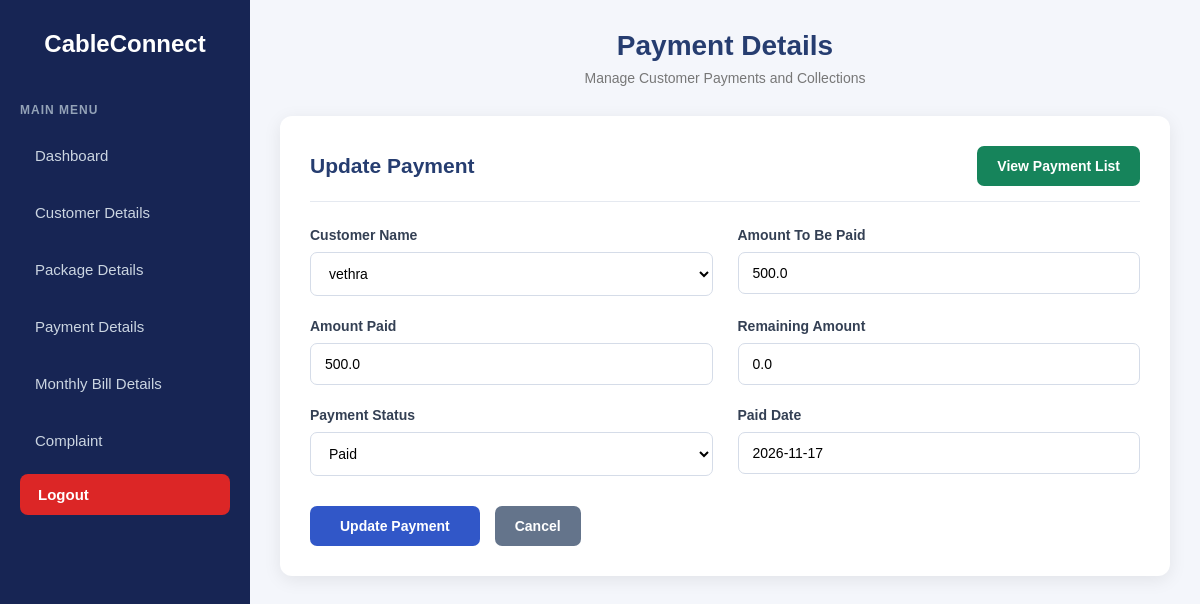
The page /paymentedit/8/ on the database its author committed.
### cash/models.py (models this page shows, shortened)
class Payment(models.Model):
    payment_choices = [
        ('Paid', 'Paid'),
        ('Pending', 'Pending'),
        ('Partial', 'Partial'),
    ]
    customer = models.ForeignKey(
        Customer,
        on_delete=models.CASCADE,
        related_name='payments'
    )
    amount_to_be_paid = models.FloatField()
    amount_paid = models.FloatField(default=0)
    remaining_amount = models.FloatField(default=0)
    payment_status = models.CharField(
        max_length=20,
        choices=payment_choices,
        default='Pending'
    )
    paid_date = models.DateField(
        null=True,
        blank=True
    )

### cash/views.py (the view)
# urls.py: path('paymentedit/<int:payment_id>/', payment_edit, name='payment-edit'),
def payment_edit(request, payment_id):
    payment = get_object_or_404(Payment, id=payment_id)
    form = paymentForm(instance=payment)
    if request.method == "POST":
        form = paymentForm(request.POST, instance=payment)
        if form.is_valid():
            form.save()
            return redirect('payments_display')
    return render(request, "payment_edit.html", {
        "form": form,
        "payment": payment
    })

### cash/forms.py
class paymentForm(ModelForm):
    class Meta:
        model = Payment
        fields = "__all__"

### cash/models.py (called while the page is built)
    def __str__(self):
        return self.customer_name

### cash/templates/payment_edit.html (shortened to what this page needs)
{% load static %}
<!DOCTYPE html>
<html lang="en">
<head>
    <link rel="stylesheet" href="{% static 'sidebar.css' %}?v=1">
    <link rel="stylesheet" href="{% static 'payment.css' %}?v=9">
</head>
<body>
    {% include 'sidebar.html' %}
    <div class="page-content">
        <div class="page-header">
            <h1>Payment Details</h1>
            <p>Manage Customer Payments and Collections</p>
        </div>
        <div class="form-container">
            <div class="form-heading">
                <h2>Update Payment</h2>
                <a href="{% url 'payments_display' %}" class="view-btn">
                    View Payment List
                </a>
            </div>
            <form method="POST">
                <div class="form-grid">
                    <div class="form-group">
                        <label>Customer Name</label>
                        {{ form.customer }}
                    </div>
                    <div class="form-group">
                        <label>Amount To Be Paid</label>
                        {{ form.amount_to_be_paid }}
                    </div>
                    <div class="form-group">
                        <label>Amount Paid</label>
                        {{ form.amount_paid }}
                    </div>
                    <div class="form-group">
                        <label>Remaining Amount</label>
                        {{ form.remaining_amount }}
                    </div>
                    <div class="form-group">
                        <label>Payment Status</label>
                        {{ form.payment_status }}
                    </div>
                    <div class="form-group">
                        <label>Paid Date</label>
                        {{ form.paid_date }}
                    </div>
                </div>
                <div class="button-group">
                    <button type="submit">
                        Update Payment
                    </button>
                    <a href="{% url 'payments_display' %}" class="cancel-btn">
                        Cancel
                    </a>
                </div>
            </form>
        </div>
    </div>
</body>
</html>

### cash/static/sidebar.css (style rules this page uses)
* { box-sizing: border-box; }
.page-content { margin-left: 250px; padding: 30px; min-height: 100vh; }

### cash/static/payment.css (style rules this page uses)
* { margin: 0; padding: 0; box-sizing: border-box; }
body { font-family: Arial, sans-serif; background: #f4f6fb; }
.page-content { margin-left: 250px; width: calc(100% - 250px); min-height: 100vh; padding: 30px; background: #f4f6fb; }
.page-header { text-align: center; margin-bottom: 30px; }
.page-header h1 { color: #263d70; font-size: 28px; margin-bottom: 8px; }
.page-header p { color: #777; font-size: 14px; }
.form-container { width: 100%; background: white; padding: 30px; border-radius: 12px; box-shadow: 0 4px 18px rgba(0,0,0,0.08); }
.form-heading { display: flex; justify-content: space-between; align-items: center; margin-bottom: 25px; padding-bottom: 15px; border-bottom: 1px solid #e5e9f0; }
.form-heading h2, .table-container h2 { color: #263d70; font-size: 21px; }
.form-grid { display: grid; grid-template-columns: repeat(2, minmax(0, 1fr)); gap: 22px 25px; }
.form-group { display: flex; flex-direction: column; }
.form-group label { font-size: 14px; font-weight: 600; color: #344054; margin-bottom: 9px; }
.form-group input, .form-group select, .form-group textarea { width: 100%; padding: 12px 14px; border: 1px solid #d5dce8; border-radius: 7px; font-size: 14px; background: white; outline: none; }
.button-group { display: flex; gap: 15px; margin-top: 30px; }
.button-group button { padding: 12px 30px; background: #3157c8; color: white; border: none; border-radius: 7px; font-size: 14px; font-weight: bold; cursor: pointer; }
.view-btn, .cancel-btn, .add-btn { display: inline-block; text-decoration: none; padding: 12px 20px; border-radius: 7px; color: white; font-size: 14px; font-weight: bold; }
.view-btn { background: #16845b; }
.cancel-btn { background: #64748b; }

### rows shown on the page
Payment: customer "vethra", amount_to_be_paid "500.0", amount_paid "500.0", remaining_amount "0.0", payment_status "Paid", paid_date "2026-11-17"
